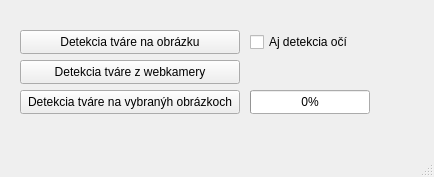
<?xml version="1.0" encoding="UTF-8"?>
<ui version="4.0">
 <class>MainWindow</class>
 <widget class="QMainWindow" name="MainWindow">
  <property name="geometry">
   <rect>
    <x>0</x>
    <y>0</y>
    <width>434</width>
    <height>177</height>
   </rect>
  </property>
  <property name="windowTitle">
   <string>Systém pre automatickú detekciu tváre</string>
  </property>
  <widget class="QWidget" name="centralwidget">
   <widget class="QPushButton" name="Btn_detectDefaultPhoto">
    <property name="geometry">
     <rect>
      <x>20</x>
      <y>30</y>
      <width>220</width>
      <height>24</height>
     </rect>
    </property>
    <property name="text">
     <string>Detekcia tváre na obrázku</string>
    </property>
   </widget>
   <widget class="QPushButton" name="Btn_detectFromLiveCam">
    <property name="geometry">
     <rect>
      <x>20</x>
      <y>60</y>
      <width>220</width>
      <height>24</height>
     </rect>
    </property>
    <property name="text">
     <string>Detekcia tváre z webkamery</string>
    </property>
   </widget>
   <widget class="QPushButton" name="Btn_detectFromFile">
    <property name="geometry">
     <rect>
      <x>20</x>
      <y>90</y>
      <width>220</width>
      <height>24</height>
     </rect>
    </property>
    <property name="text">
     <string>Detekcia tváre na vybranýh obrázkoch</string>
    </property>
   </widget>
   <widget class="QProgressBar" name="ProgBar_fromFile">
    <property name="geometry">
     <rect>
      <x>250</x>
      <y>90</y>
      <width>120</width>
      <height>24</height>
     </rect>
    </property>
    <property name="value">
     <number>0</number>
    </property>
   </widget>
   <widget class="QCheckBox" name="CheckBox_EyeDetection">
    <property name="geometry">
     <rect>
      <x>250</x>
      <y>30</y>
      <width>120</width>
      <height>24</height>
     </rect>
    </property>
    <property name="text">
     <string>Aj detekcia očí</string>
    </property>
   </widget>
  </widget>
  <widget class="QMenuBar" name="menubar">
   <property name="geometry">
    <rect>
     <x>0</x>
     <y>0</y>
     <width>434</width>
     <height>21</height>
    </rect>
   </property>
  </widget>
  <widget class="QStatusBar" name="statusbar"/>
 </widget>
 <resources/>
 <connections/>
</ui>
